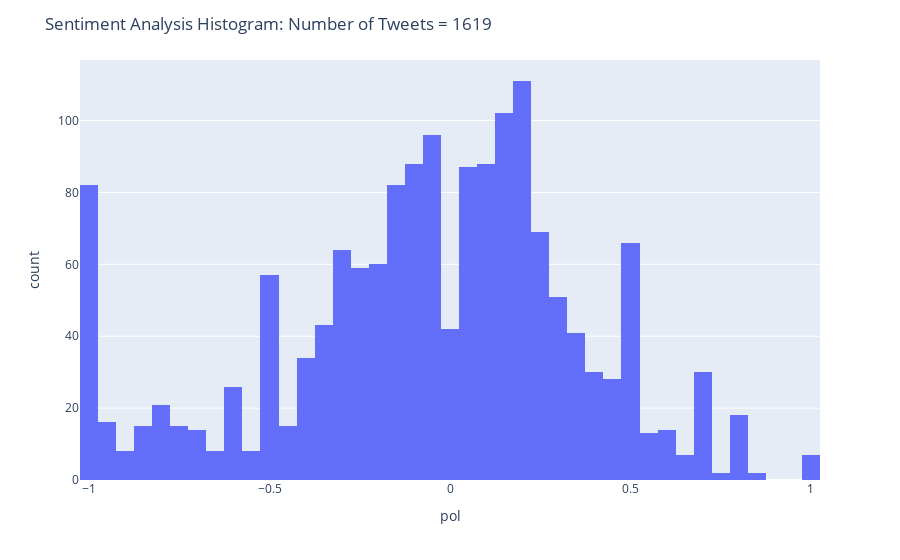

The cell this chart's notebook holds for it:
### Code cell
# Remove 'neutral' polarity by the range of [-p, p]
p = 0.01
polarities_df_p = polarities_df[(polarities_df['pol'] <= -p) | (polarities_df['pol'] >= p)]
fig = px.histogram(polarities_df_p, x="pol")
fig.update_layout(title_text='Sentiment Analysis Histogram: Number of Tweets = ' + str(len(polarities_df_p)) )
fig.write_html(f"sentiment_histogram_p.html")
fig.show()
polarities_df_p.describe()

### Figure 1 — Plotly figure (JSON) as saved in the notebook; plotly's stock layout.template omitted (floating-point values rounded to 4 significant figures; data arrays with more than 128 entries replaced by an {"elided": "..."} marker saying what was removed)
{"data": [{"alignmentgroup": "True", "bingroup": "x", "hovertemplate": "pol=%{x}<br>count=%{y}<extra></extra>", "legendgroup": "", "marker": {"color": "#636efa", "pattern": {"shape": ""}}, "name": "", "offsetgroup": "", "orientation": "v", "showlegend": false, "type": "histogram", "x": {"elided": "1619 float values"}, "xaxis": "x", "yaxis": "y"}], "layout": {"barmode": "relative", "legend": {"tracegroupgap": 0}, "margin": {"t": 60}, "title": {"text": "Sentiment Analysis Histogram: Number of Tweets = 1619"}, "xaxis": {"anchor": "y", "domain": [0, 1], "title": {"text": "pol"}}, "yaxis": {"anchor": "x", "domain": [0, 1], "title": {"text": "count"}}}}
